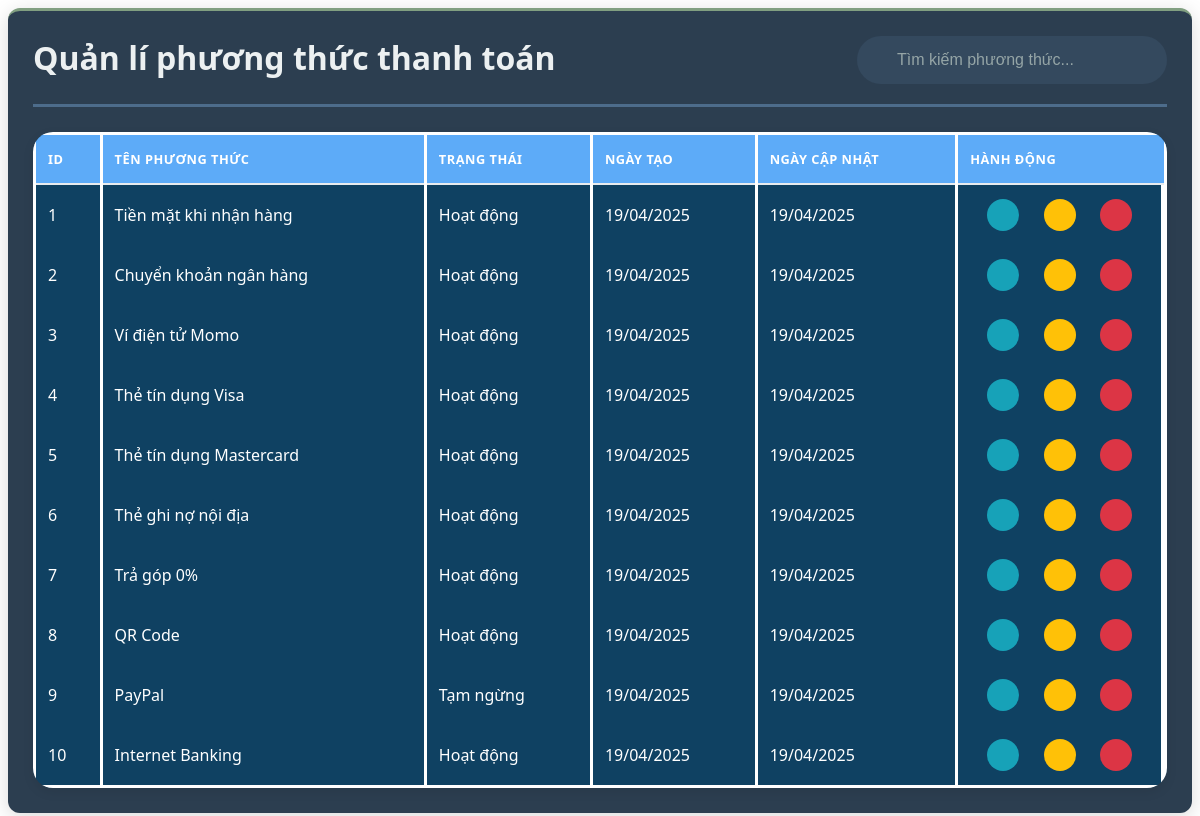
/admin/dashboard/dashboard_paymentmethod.php, run on the app's committed database.
### tables this page shows
CREATE TABLE payment_method
(
  id INT NOT NULL AUTO_INCREMENT,
  name VARCHAR(50) NOT NULL,
  is_active BOOLEAN DEFAULT TRUE,
  created_at TIMESTAMP DEFAULT CURRENT_TIMESTAMP,
  updated_at TIMESTAMP DEFAULT CURRENT_TIMESTAMP ON UPDATE CURRENT_TIMESTAMP,
  PRIMARY KEY (id),
  UNIQUE (name)
);

### database/database_sever.php (called while the page is built, shortened)
<?php
    class database_sever{
        private $host = 'localhost';
        private $username = 'root';
        private $password = '';
        public $conn = null;
        public function __construct($db_name="bangiay"){
            $this->db_name = $db_name;
        try {
            $this->conn = new PDO(
                'mysql:host=' . $this->host . ';dbname=' . $this->db_name,
                $this->username,
                $this->password
            );
            $this->conn->setAttribute(PDO::ATTR_ERRMODE, PDO::ERRMODE_EXCEPTION);
            $this->conn->setAttribute(PDO::ATTR_DEFAULT_FETCH_MODE, PDO::FETCH_ASSOC);
            $this->conn->setAttribute(PDO::ATTR_EMULATE_PREPARES, false);
        } catch(PDOException $e) {
            error_log("Connection Error: " . $e->getMessage());
            throw new Exception("Database connection failed");
        }
        }
        public function view_table($string_query,$param=[]){
            try{
                $this->stmt = $this->conn->prepare($string_query);
                $this->stmt->execute($param);
                return $this->stmt->fetchAll();
            } catch(PDOException $e) {
                echo "Lỗi: " . $e->getMessage();
            }
        }
    }
?>

### dao/PaymentMethodDao.php (called while the page is built, shortened)
<?php
require_once __DIR__ . '/../DTO/PaymentMethod.php';
require_once __DIR__ . '/../database/database_sever.php';
class PaymentMethodDao {
    private $db;
    public function __construct() {
        $this->db = new database_sever();
    }
    public function view_all() {
        $sql = "SELECT * FROM payment_method";
        $results = $this->db->view_table($sql);
        $methods = [];
        foreach ($results as $row) {
            $methods[] = new PaymentMethodDTO($row);
        }
        return $methods;
    }
}
?>
<?php $table_paymentmethode = new PaymentMethodDao();?>

### DTO/PaymentMethod.php (called while the page is built, shortened)
<?php
    class PaymentMethodDTO {
        public function __construct($data) {
            $this->id = $data['id'] ?? null;
            $this->name = $data['name'] ?? '';
            $this->is_active = $data['is_active'] ?? true;
            $this->created_at = $data['created_at'] ?? null;
            $this->updated_at = $data['updated_at'] ?? null;
        }
    }
    ?>

### admin/dashboard/table/paymentmethod_management.php (the view, shortened to what this page needs)
<?php
require_once __DIR__ . "/../../../dao/PaymentMethodDao.php";
$paymentMethods = $table_paymentmethode->view_all();
?>
<link rel="stylesheet" href="css/admin_style/dashboard/table_main.css">
<div class=" payment-method-management object-management active">
    <table class="data-table">
        <thead>
            <tr>
                <th>ID</th>
                <th>Tên phương thức</th>
                <th>Trạng thái</th>
                <th>Ngày tạo</th>
                <th>Ngày cập nhật</th>
                <th>Hành động</th>
            </tr>
        </thead>
        <tbody>
            <?php foreach ($paymentMethods as $method): ?>
                <tr>
                    <td><?= $method->id ?></td>
                    <td>
                        <div class="method-name">
                            <?= htmlspecialchars($method->name) ?>
                        </div>
                    </td>
                    <td>
                        <span class="status-badge <?= $method->is_active ? 'active' : 'inactive' ?>">
                            <?= $method->is_active ? 'Hoạt động' : 'Tạm ngừng' ?>
                        </span>
                    </td>
                    <td><?= date('d/m/Y', strtotime($method->created_at)) ?></td>
                    <td><?= $method->updated_at ? date('d/m/Y', strtotime($method->updated_at)) : 'Chưa cập nhật' ?></td>
                    <td class='row button-update'>
                        <button class='action-btn view-btn' data-action='view-paymentmethod' data-id='<?= $method->id ?>'>
                        </button>
                        <button class='action-btn edit-btn' data-action='update-paymentmethod' data-id='<?= $method->id ?>'>
                        </button>
                        <button class='action-btn delete-btn' data-action='delete-paymentmethod' data-id='<?= $method->id ?>'>
                        </button>
                    </td>
                </tr>
            <?php endforeach; ?>
        </tbody>
    </table>
</div>

### css/admin_style/dashboard/table_main.css (style rules this page uses)
.object-management { background: #0f4162; margin-top: 25px; border-radius: 20px; box-shadow: 0 4px 12px rgba(0, 0, 0, 0.08); overflow-x: auto; }
.data-table { width: 100%; color: white; border-collapse: collapse; border-radius: 20px; border: 3px white solid; font-family: 'Segoe UI', Tahoma, Geneva, Verdana, sans-serif; }
.data-table thead { background-color: #5dabf8; border-bottom: 2px solid #e9ecef; }
.data-table th { padding: 15px 12px; text-align: left; font-weight: 600; text-transform: uppercase; font-size: 0.8rem; letter-spacing: 0.5px; border-right: 3px white solid; }
.data-table tbody tr { transition: all 0.2s ease; }
.data-table td { padding: 14px 12px; vertical-align:middle; border-right: 3px white solid; }
.button-update { display: flex; gap: 8px; justify-content:space-evenly; }
.action-btn { width: 32px; height: 32px; border-radius: 50%; display: flex; align-items: center; justify-content: center; border: none; cursor: pointer; transition: all 0.2s ease; font-size: 16px; }
.view-btn { background-color: #17a2b8; }
.edit-btn { background-color: #ffc107; }
.delete-btn { background-color: #dc3545; }

### data on the page
payment_method: id "1", name "Tiền mặt khi nhận hàng", is_active "Hoạt động", created_at "19/04/2025", updated_at "19/04/2025"
payment_method: id "2", name "Chuyển khoản ngân hàng", is_active "Hoạt động", created_at "19/04/2025", updated_at "19/04/2025"
payment_method: id "3", name "Ví điện tử Momo", is_active "Hoạt động", created_at "19/04/2025", updated_at "19/04/2025"
payment_method: id "4", name "Thẻ tín dụng Visa", is_active "Hoạt động", created_at "19/04/2025", updated_at "19/04/2025"
payment_method: id "5", name "Thẻ tín dụng Mastercard", is_active "Hoạt động", created_at "19/04/2025", updated_at "19/04/2025"
payment_method: id "6", name "Thẻ ghi nợ nội địa", is_active "Hoạt động", created_at "19/04/2025", updated_at "19/04/2025"
payment_method: id "7", name "Trả góp 0%", is_active "Hoạt động", created_at "19/04/2025", updated_at "19/04/2025"
payment_method: id "8", name "QR Code", is_active "Hoạt động", created_at "19/04/2025", updated_at "19/04/2025"
payment_method: id "9", name "PayPal", is_active "Tạm ngừng", created_at "19/04/2025", updated_at "19/04/2025"
payment_method: id "10", name "Internet Banking", is_active "Hoạt động", created_at "19/04/2025", updated_at "19/04/2025"
